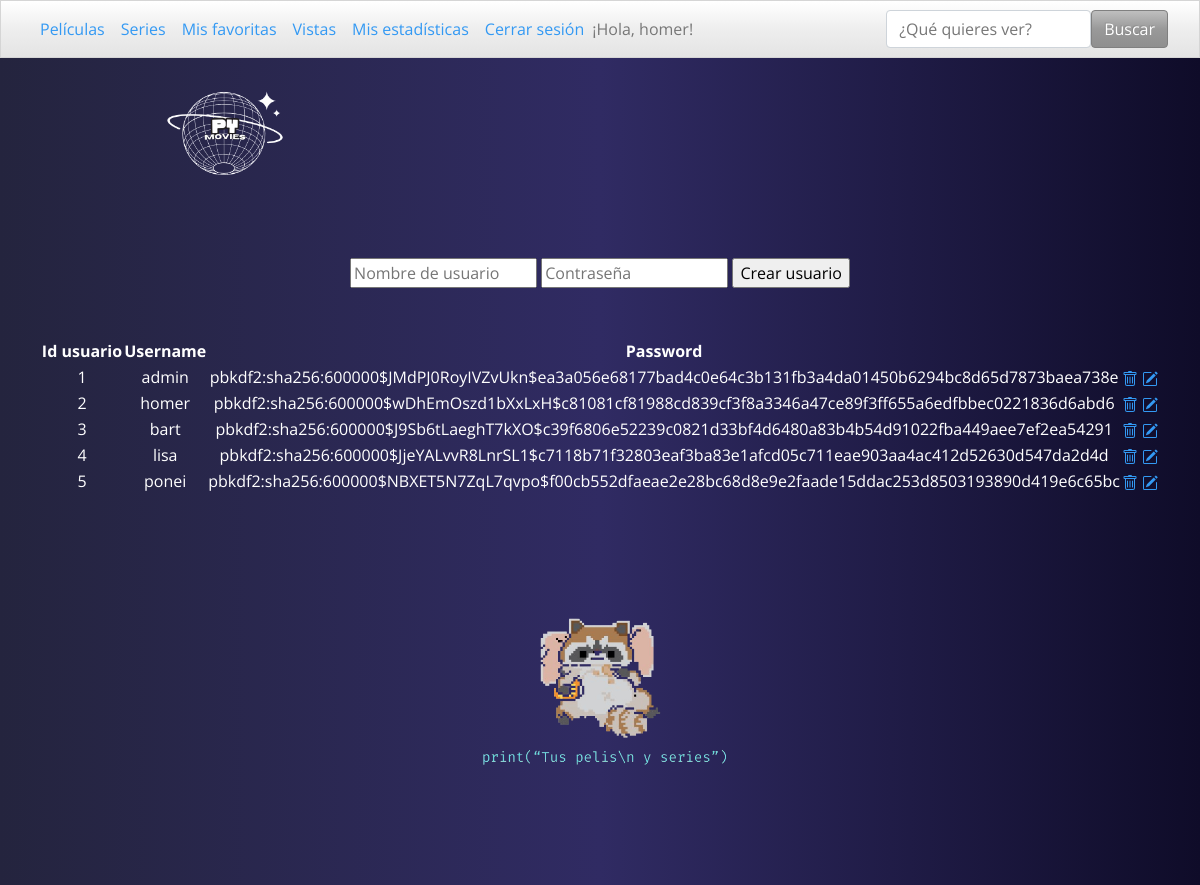
/gestion_usuarios (signed in), run on the app's committed database.
### app.py (models this page shows)
class IdUsuario(UserMixin, db.Model):
    id = db.Column(db.Integer, primary_key=True)
    username = db.Column(db.String(150), unique=True, nullable=False)
    password = db.Column(db.String(150), nullable=False)
    favoritas = db.relationship('PeliculaFavorita', backref='IdUsuario', lazy=True)

### app.py (the view, shortened to what this page needs)
@app.route('/gestion_usuarios', methods=['POST', 'GET'])
@login_required
def crear_usuario():
    usuarios = IdUsuario.query.all()
    return render_template('gestion-usuarios.html', usuarios=usuarios)

### app.py (called while the page is built)
@login_manager.user_loader
def load_user(id_usuario):
    return IdUsuario.query.get(int(id_usuario))

### templates/gestion-usuarios.html (shortened to what this page needs)
{% extends "contents.html" %}
{%block content %}
 <form class="text-center" action="{{url_for('crear_usuario') }}"
       style="margin-top: 50px" method='POST' enctype='multipart/form-data'>
     <input type="text" name="username" placeholder="Nombre de usuario"/>
     <input type="password" name="password" placeholder="Contraseña"/>
     <input type="submit" value="Crear usuario"/>
 </form>
 <table class="text-center mx-auto text-white" style="margin-top: 50px">
        <th>Id usuario</th>
        <th>Username</th>
        <th>Password</th>
        {% for usuario in usuarios %}
        <tr>
            <td>{{ usuario.id }}</td>
            <td>{{ usuario.username }}</td>
            <td>{{ usuario.password }}</td>
            <td>
                <a href="{{ url_for('eliminar_usuario', id=usuario.id) }} ">
                <a href="{{ url_for ('editar_usuarios', id=usuario.id) }}">
                </a>
                </tr>
             {% endfor %}
         </table>
{% endblock %}

### templates/contents.html (shortened to what this page needs)
<!DOCTYPE html>
<html lang="en">
<head>
    <link href="https://stackpath.bootstrapcdn.com/bootstrap/4.5.2/css/bootstrap.min.css" rel="stylesheet">
    <link rel="stylesheet" href="https://cdn.jsdelivr.net/npm/bootswatch@4.5.2/dist/spacelab/bootstrap.min.css">
    <link rel="stylesheet" href= "{{ url_for('static', filename= 'main.css') }}">
</head>
<body>
    <nav class="navbar navbar-expand-lg bg-light" data-bs-theme="light">
        <div class="container-fluid justify-content-center">
    <div class="collapse navbar-collapse" id="navbarColor04">
      <ul class="navbar-nav">
          <li class="nav-item">
          <a class="nav-link" href="{{ url_for('catalogo_peliculas') }}">Películas</a>
        </li>
        <li class="nav-item">
          <a class="nav-link active" href="{{ url_for('catalogo_series') }}">Series </a>
        </li>
        <li class="nav-item">
          <a class="nav-link" href="{{ url_for('mostrar_favoritas') }}">Mis favoritas</a>
        </li>
        <li class="nav-item">
          <a class="nav-link" href="{{ url_for('mostrar_vistas') }}">Vistas</a>
        </li>
        <li class="nav-item">
          <a class="nav-link" href="{{ url_for('estadisticas') }}">Mis estadísticas</a>
        </li>
        <li class="nav-item">
            <a class="nav-link" href="{{url_for('home') }}">Cerrar sesión</a>
        </li>
        </ul>
        <div>¡Hola, {{ current_user.username }}!</div>
        <form class="d-flex ml-auto" action="{{ url_for('busqueda') }}" method="POST">
        <input class="form-control me-sm-2" type="search" name="busqueda" placeholder="¿Qué quieres ver?">
        <button class="btn btn-secondary my-2 my-sm-0" type="submit">Buscar</button>
      </form>
    </div>
  </div>
</nav>
<p>
    <img src="/static/py2.png" alt="logo" width="150" height="150" style="margin-left: 150px">
</p>
    {% block content %}
    {% endblock %}
    <p style="text-align:center; margin-top: 100px">
        <img src="/static/print2.png" alt="pypanda" width="275" height="275" class="center">
    </p>
</body>
</html>

### static/main.css (style rules this page uses)
body { background: #0f0c29; background: -webkit-linear-gradient(to right, #24243e, #302b63, #0f0c29); background: linear-gradient(to right, #24243e, #302b63, #0f0c29); }
.center { text-align: center; }

### data on the page
IdUsuario: username "homer", id "2", password "pbkdf2:sha256:600000$wDhEmOszd1bXxLxH$c81081cf81988cd839cf3f8a3346a47ce89f3ff655a6edfbbec0221836d6abd6"
IdUsuario: id "1", username "admin", password "pbkdf2:sha256:600000$JMdPJ0RoyIVZvUkn$ea3a056e68177bad4c0e64c3b131fb3a4da01450b6294bc8d65d7873baea738e"
IdUsuario: id "3", username "bart", password "pbkdf2:sha256:600000$J9Sb6tLaeghT7kXO$c39f6806e52239c0821d33bf4d6480a83b4b54d91022fba449aee7ef2ea54291"
IdUsuario: id "4", username "lisa", password "pbkdf2:sha256:600000$JjeYALvvR8LnrSL1$c7118b71f32803eaf3ba83e1afcd05c711eae903aa4ac412d52630d547da2d4d"
IdUsuario: id "5", username "ponei", password "pbkdf2:sha256:600000$NBXET5N7ZqL7qvpo$f00cb552dfaeae2e28bc68d8e9e2faade15ddac253d8503193890d419e6c65bc"
